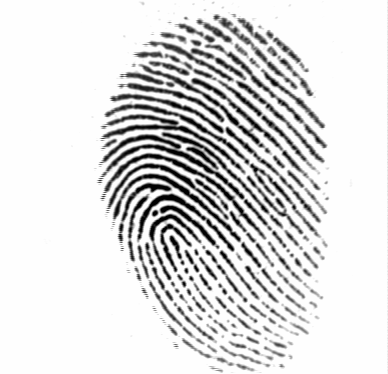
#> input picture assets/samples/101_1.tif, 388 x 374 px
$ python -i model.py   (imports and definitions only)   (older library calls are emulated)
#> lines starting #> are read from the running program, lines starting #| are printed output that depends on the picture; after the words box and inside, x2 and y2 are one past the last pixel; in counts of white or black regions, pixels touching at a corner belong together
import cv2
import numpy as np
from PIL import Image
import io
import random

def classify_fingerprint(image_file):
    """
    Classify fingerprint pattern (loops, whorls, arches)

    Args:
        image_file: Uploaded image file from Streamlit

    Returns:
        dict: Classification results with pattern type and confidence
    """
#> called with image_file = '../../../../assets/samples/101_1.tif'
    try:
        # Convert Streamlit uploaded file to PIL Image
        image = Image.open(image_file)
#> image is the input picture: PIL image 388x374 L; min 1, max 254, mean 220.7

        # Convert to numpy array for OpenCV processing
        img_array = np.array(image)

        # Convert to grayscale if needed
        if len(img_array.shape) == 3:
            gray = cv2.cvtColor(img_array, cv2.COLOR_RGB2GRAY)
        else:
            gray = img_array

        # Apply preprocessing
        processed = preprocess_fingerprint(gray)

        # Extract features
        features = extract_pattern_features(processed)

        # Classify pattern
        pattern_type, confidence = classify_pattern(features)

        return {
            'label': pattern_type,
            'confidence': confidence,
            'features': features,
            'image_size': img_array.shape,
            'processing_steps': ['grayscale_conversion', 'noise_reduction', 'enhancement', 'feature_extraction']
        }

    except Exception as e:
        # Return a fallback result if processing fails
        return {
            'label': 'unknown',
            'confidence': 0.0,
            'error': str(e),
            'processing_steps': ['error_occurred']
        }

def preprocess_fingerprint(gray_image):
    """Preprocess fingerprint image for pattern analysis"""
    # Apply Gaussian blur to reduce noise
    blurred = cv2.GaussianBlur(gray_image, (5, 5), 0)

    # Apply adaptive histogram equalization
    clahe = cv2.createCLAHE(clipLimit=2.0, tileGridSize=(8,8))
    enhanced = clahe.apply(blurred)

    # Apply morphological operations to clean up the image
    kernel = np.ones((3,3), np.uint8)
    cleaned = cv2.morphologyEx(enhanced, cv2.MORPH_CLOSE, kernel)
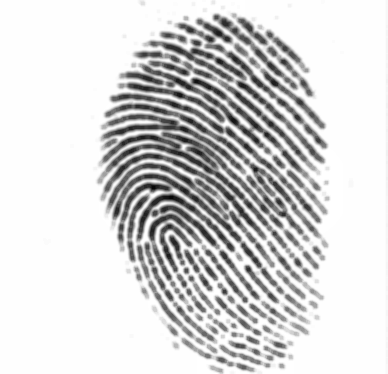
#> cleaned: shape (374, 388); min 6, max 255, mean 214.8

    return cleaned

def extract_pattern_features(image):
    """Extract features for pattern classification"""
    features = {}

    # Calculate ridge orientation
    sobelx = cv2.Sobel(image, cv2.CV_64F, 1, 0, ksize=3)
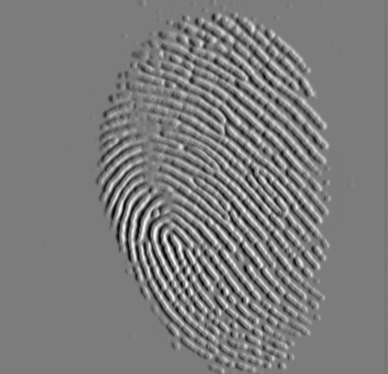
#> sobelx: shape (374, 388) float64; min -520, max 544, mean -0.2; drawn with min black and max white
    sobely = cv2.Sobel(image, cv2.CV_64F, 0, 1, ksize=3)
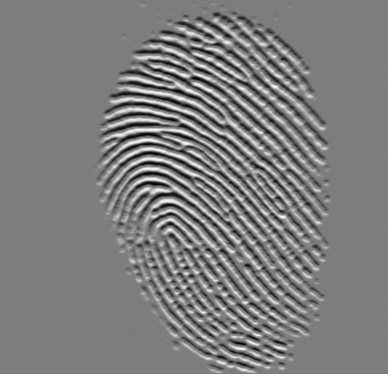
#> sobely: shape (374, 388) float64; min -527, max 541, mean 0; drawn with min black and max white

    # Ridge orientation map
    orientation = np.arctan2(sobely, sobelx)
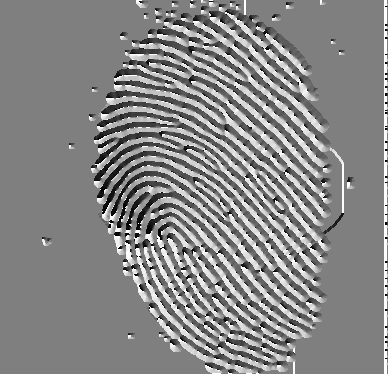
#> orientation: shape (374, 388) float64; min -3.14, max 3.14, mean 0.205; drawn with min black and max white
    features['orientation_variance'] = np.var(orientation)

    # Ridge frequency analysis
    fft = np.fft.fft2(image)
    fft_shift = np.fft.fftshift(fft)
    magnitude = np.log(np.abs(fft_shift) + 1)
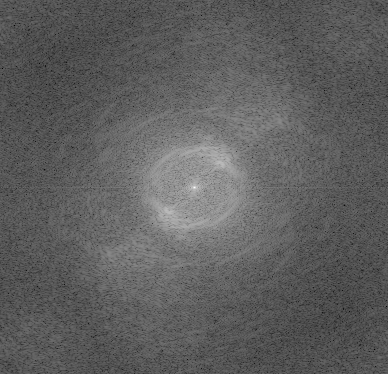
#> magnitude: shape (374, 388) float64; min 1.2, max 17.25, mean 7.18; drawn with min black and max white

    # Calculate frequency domain features
    features['frequency_energy'] = np.sum(magnitude)
    features['frequency_std'] = np.std(magnitude)

    # Local binary pattern features
    lbp_features = calculate_lbp_features(image)
    features.update(lbp_features)

    # Ridge density
    features['ridge_density'] = calculate_ridge_density(image)

    return features

def calculate_lbp_features(image):
    """Calculate Local Binary Pattern features"""
    # Simplified LBP calculation
    height, width = image.shape
#> height = 374; width = 388
    lbp = np.zeros((height-2, width-2), dtype=np.uint8)

    for i in range(1, height-1):
        for j in range(1, width-1):
            center = image[i, j]
            code = 0
            # 8-neighbor LBP
            neighbors = [
                image[i-1, j-1], image[i-1, j], image[i-1, j+1],
                image[i, j+1], image[i+1, j+1], image[i+1, j],
                image[i+1, j-1], image[i, j-1]
            ]

            for k, neighbor in enumerate(neighbors):
                if neighbor >= center:
                    code |= (1 << k)

            lbp[i-1, j-1] = code
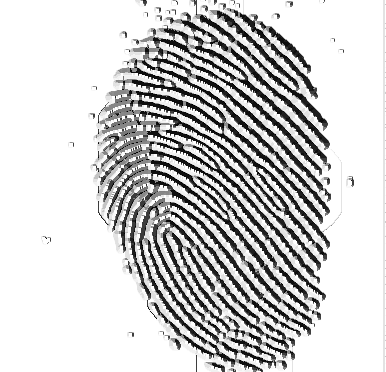
#> lbp: shape (372, 386); min 0, max 255, mean 206

    # Calculate LBP histogram
    hist, _ = np.histogram(lbp, bins=256, range=(0, 256))
#> hist = 256 values, max 82190 at index 255, min 0 at index 5, mean 560.9
    hist = hist.astype(float) / hist.sum()
#> hist = 256 values, max 0.572 at index 255, min 0 at index 5, mean 0.00391
#> in extract_pattern_features, `lbp_features = calculate_lbp_features(image)`: lbp_features = {'lbp_uniformity': 0.336, 'lbp_entropy': 3.24}

    return {
        'lbp_uniformity': np.sum(hist ** 2),
        'lbp_entropy': -np.sum(hist * np.log2(hist + 1e-10))
    }

def calculate_ridge_density(image):
    """Calculate ridge density in the fingerprint"""
    # Apply edge detection
    edges = cv2.Canny(image, 50, 150)
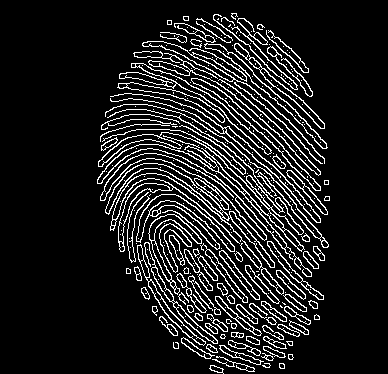
#> edges: shape (374, 388); 11.8% white in thin lines or dots, all inside (x1, y1, x2, y2) = (97, 13, 330, 374)

    # Count edge pixels (approximation of ridge density)
    ridge_pixels = np.sum(edges > 0)
#> ridge_pixels = 17074
    total_pixels = edges.shape[0] * edges.shape[1]
#> total_pixels = 145112
#> in classify_fingerprint, `features = extract_pattern_features(processed)`: features = {'orientation_variance': 1.53, 'frequency_energy': 1041742.1, 'frequency_std': 1.29, 'lbp_uniformity': 0.336, 'lbp_entropy': 3.24, 'ridge_density': 0.118}

    return ridge_pixels / total_pixels

def classify_pattern(features):
    """Classify fingerprint pattern based on extracted features"""
    # This is a simplified classification algorithm
    # In a real implementation, you would use a trained ML model

    # Pattern classification rules based on features
    orientation_var = features.get('orientation_variance', 0)
#> orientation_var = 1.53
    ridge_density = features.get('ridge_density', 0)
#> ridge_density = 0.118
    lbp_uniformity = features.get('lbp_uniformity', 0)
#> lbp_uniformity = 0.336

    # Simple rule-based classification
    if orientation_var > 1.5 and ridge_density > 0.1:
        if lbp_uniformity > 0.1:
            return 'whorl', 0.85 + random.uniform(0, 0.1)
        else:
            return 'loop', 0.80 + random.uniform(0, 0.1)
    elif orientation_var < 1.0:
        return 'arch', 0.75 + random.uniform(0, 0.1)
    else:
        return 'loop', 0.70 + random.uniform(0, 0.1)

# Additional utility functions
def get_pattern_description(pattern_type):
    """Get description of fingerprint pattern type"""
    descriptions = {
        'loop': 'A loop pattern flows in and out of the same side of the finger.',
        'whorl': 'A whorl pattern has ridges that form circular or spiral patterns.',
        'arch': 'An arch pattern has ridges that flow from one side to the other.',
        'unknown': 'Pattern type could not be determined.'
    }
    return descriptions.get(pattern_type, 'Unknown pattern type.')

>>> result = classify_fingerprint('../../../../assets/samples/101_1.tif')
#> in classify_fingerprint, `pattern_type, confidence = classify_pattern(features)`: pattern_type = 'whorl'; confidence = 0.934
#> result = 5 items
